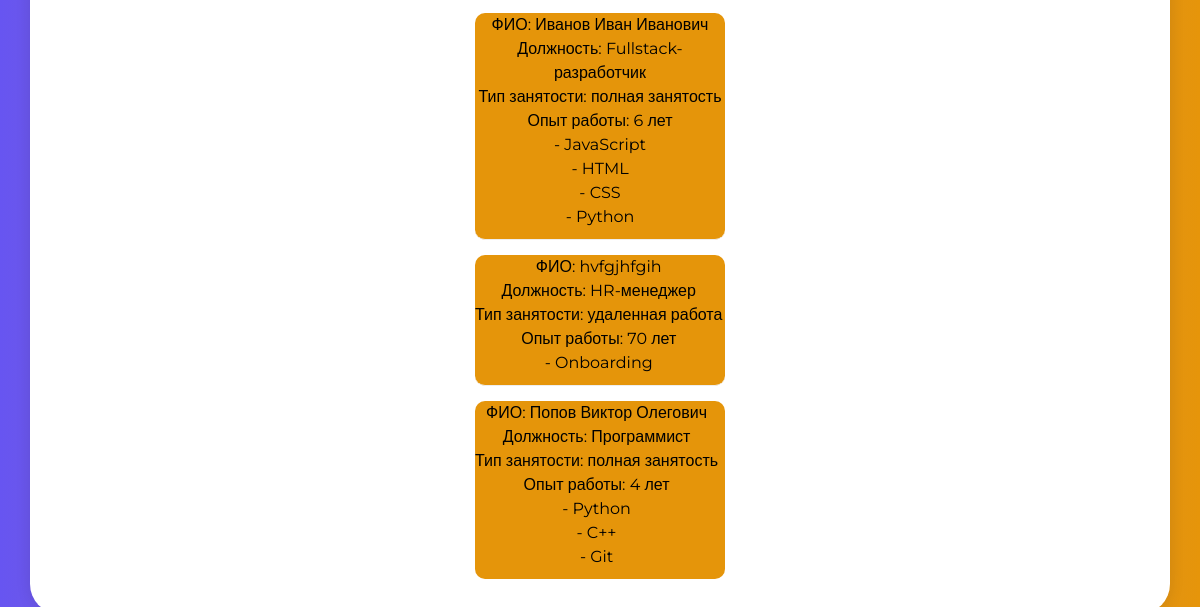
Before: /list_resume/ (lower part) with the older database file.
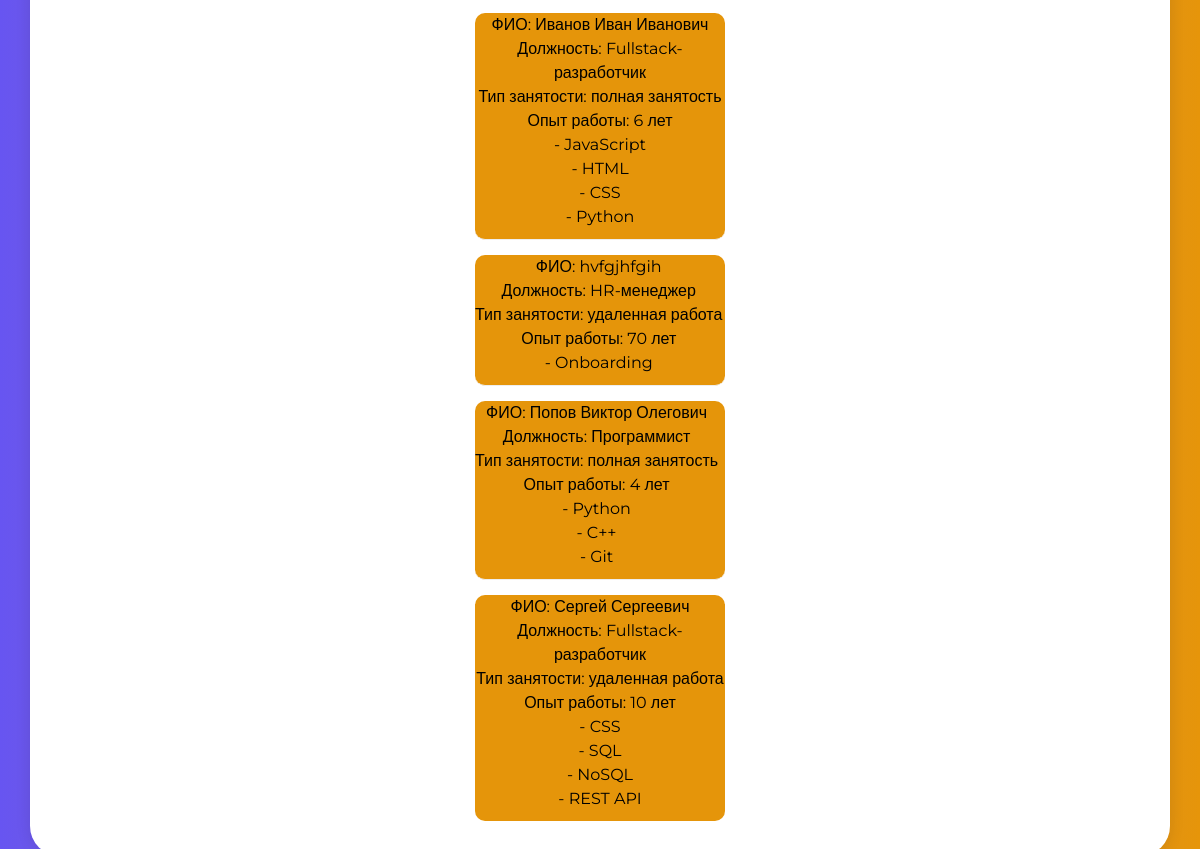
After: the same page with the newer database file.
### main/models.py (models this page shows, shortened)
class Resume(models.Model):
    job_titles = [
        ["Программист", "Программист"],
        ["Менеджер проекта", "Менеджер проекта"],
        ["Инженер-программист", "Инженер-программист"],
        ["Дизайнер UX/UI", "Дизайнер UX/UI"],
        ["Data Scientist", "Data Scientist"],
        ["Аналитик данных", "Аналитик данных"],
        ["Тестировщик ПО", "Тестировщик ПО"],
        ["DevOps-инженер", "DevOps-инженер"],
        ["Frontend-разработчик", "Frontend-разработчик"],
        ["Backend-разработчик", "Backend-разработчик"],
        ["Fullstack-разработчик", "Fullstack-разработчик"],
        ["Системный администратор", "Системный администратор"],
        ["Специалист по кибербезопасности", "Специалист по кибербезопасности"],
        ["Менеджер по продажам", "Менеджер по продажам"],
        ["Маркетолог", "Маркетолог"],
        ["Бухгалтер", "Бухгалтер"],
        ["Юрист", "Юрист"],
        ["HR-менеджер", "HR-менеджер"],
        ["Руководитель проекта", "Руководитель проекта"],
        ["Архитектор ПО", "Архитектор ПО"]
    ]
    full_name = models.CharField(max_length=255, verbose_name='ФИО')
    position = models.CharField(max_length=255, choices=job_titles, verbose_name='Должность')
    salary = models.IntegerField(verbose_name='Зарплата', null=True, blank=True)
    EMPLOYMENT_TYPE_CHOICES = [
        ('удаленная работа', 'Удаленная работа'),
        ('полная занятость', 'Полная занятость'),
        ('частичная занятость', 'Частичная занятость'),
        ('проектная работа', 'Проектная работа'),
    ]
    employment_type = models.CharField(max_length=100, choices=EMPLOYMENT_TYPE_CHOICES, verbose_name='Тип занятости')
    work_experience = models.IntegerField(verbose_name='Опыт работы', null=True, blank=True)
    def __str__(self):
        return self.full_name

class ResumeSkill(models.Model):
    resume = models.ForeignKey(Resume, on_delete=models.CASCADE, related_name='skills')
    skill = models.ForeignKey(Skill, on_delete=models.CASCADE)
    class Meta:
        unique_together = ('resume', 'skill')  # Запрещает дубликаты навыков для одного резюме

class Skill(models.Model):
    name = models.CharField(max_length=255, verbose_name='Навык')

### main/views.py (the view)
# urls.py: path('list_resume/', views.list_resume, name='list_resume'),
def list_resume(request):
    resumes = Resume.objects.all()
    print(resumes)
    return render(request, 'main/list_resume.html', {'resumes': resumes})

### main/templates/main/list_resume.html (shortened to what this page needs)
{% extends 'main/base.html' %}
{% load static %}
{% block main_content %}
<div class="resume-container">
    <ul class="resume_vacancy_ul">
        {% for resume in resumes %}
        <li class="resume_vacancy_il">
            ФИО: {{ resume.full_name }} <br> Должность: {{ resume.position }} <br> Тип занятости: {{ resume.employment_type }} <br>
            Опыт работы: {{ resume.work_experience }} лет <br>
                {% for skill in resume.skills.all %}
                    - {{ skill.skill.name }}<br>
                {% endfor %}
        </li>
        {% endfor %}
    </ul>
</div>
{% endblock %}

Changed rows visible on the page:
added Resume: full_name "Сергей Сергеевич", position "Fullstack-разработчик", employment_type "удаленная работа", work_experience "10"
added ResumeSkill: skill.name "CSS", shown under "Сергей Сергеевич"
added ResumeSkill: skill.name "SQL", shown under "Сергей Сергеевич"
added ResumeSkill: skill.name "NoSQL", shown under "Сергей Сергеевич"
added ResumeSkill: skill.name "REST API", shown under "Сергей Сергеевич"
